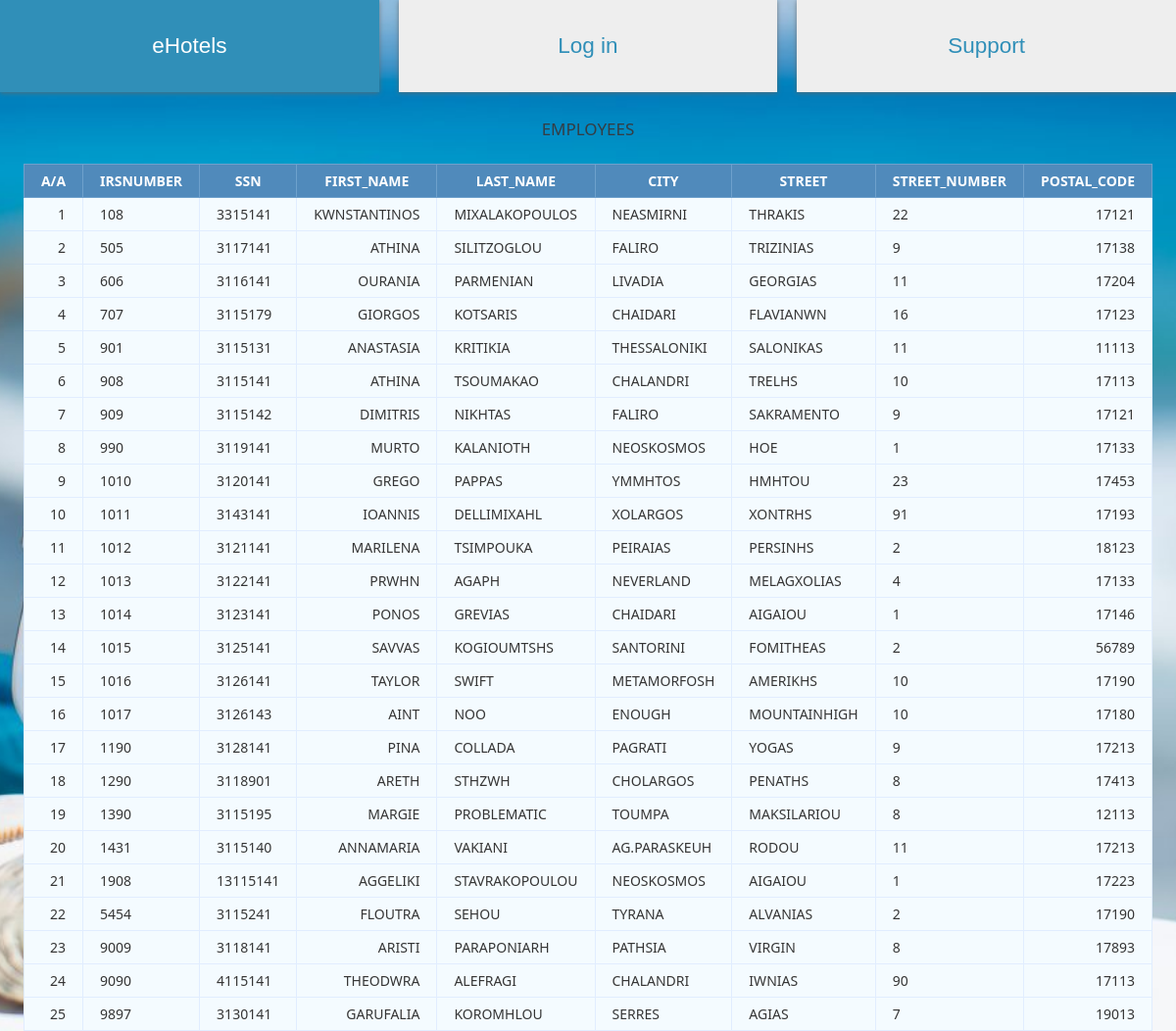
The app's page /Html,php/view_employee.php with its own data.
### tables this page shows
CREATE TABLE `employee` (
  `IRSnumber` int(11) NOT NULL,
  `SSN` int(11) NOT NULL,
  `First_name` varchar(45) NOT NULL,
  `Last_name` varchar(45) NOT NULL,
  `Street` varchar(45) NOT NULL,
  `Number` int(11) NOT NULL,
  `City` varchar(45) NOT NULL,
  `Postal_code` int(11) NOT NULL
);

### Html,php/view_employee.php (the view, shortened to what this page needs)
<html lang="gre">
  <head>
    <?php include "cssCode.php" ?>
</head>
  <body>
    <div class="wrapper">
      <?php include "top_buttons.php"  ?>
<html>
<body>
<?php
$conn = mysqli_connect("127.0.0.1","root","","test");
$sql = "SELECT *
			FROM employee";
$query = mysqli_query($conn, $sql);
?>
<html>
<head>
</head>
<body>
	<b><h1>Employees</h1><br></b>
	<table class="data-table">
		<thead>
			<tr>
				<th>A/A</th>
				<th>IRSnumber</th>
				<th>SSN</th>
				<th>First_Name</th>
				<th>Last_Name</th>
				<th>City</th>
				<th>Street</th>
				<th>Street_Number</th>
				<th>Postal_Code</th>
			</tr>
		</thead>
		<tbody>
		<?php
		$no 	= 1;
 		while ($row = mysqli_fetch_array($query))
		{
 			echo '<tr>
					<td>'.$no.'</td>
					<td>'.$row['IRSnumber'].'</td>
					<td>'.$row['SSN'].'</td>
					<td>'.$row['First_name'] .'</td>
					<td>'.$row['Last_name'] .'</td>
					<td>'.$row['City'] . '</td>
					<td>'.$row['Street'] . '</td>
					<td>'.$row['Number'] . '</td>
					<td>'.$row['Postal_code'] . '</td>
 				</tr>';
 			$no++;
		}?>
		</tbody>
	</table>
</body>
</html>

### Html,php/w3.css (style rules this page uses)
:root { --primary:rgb(83, 168, 230); --dark:rgb(48, 143, 184); --light:#fff; --shadow:0 1px 5px rgba(104,104,104, 0.8); --advancedSearch:#eee; }
html { box-sizing:border-box }
*,*:before,*:after { box-sizing:inherit }
html { -ms-text-size-adjust:100%;-webkit-text-size-adjust:100% }
body { margin:0 }
html,body { font-family:Verdana,sans-serif;font-size:15px;line-height:1.5 }
html { overflow-x:hidden }
h1 { font-size:36px }
h1,h2,h3,h4,h5,h6 { font-family:"Segoe UI",Arial,sans-serif;font-weight:400;margin:10px 0 }

### Html,php/eHotels.css (style rules this page uses)
:root { --primary:rgb(83, 168, 230); --dark:rgb(48, 143, 184); --light:#fff; --shadow:0 1px 5px rgba(104,104,104, 0.8); --advancedSearch:rgb(0, 0, 0); }
* { margin:0; padding:0; }
body { background-color:rgb(251, 253, 255); background: url("./image/eHotels.jpg"); background-size: cover; background-position: bottom; }

### Html,php/checkbox.css (style rules this page uses)
:root { --primary:rgb(83, 168, 230); --dark:rgb(48, 143, 184); --light:#fff; --shadow:0 1px 5px rgba(104,104,104, 0.8); }

### Html,php/view_employee.php (style rules this page uses)
body { font-size: 15px; color: #343d44; font-family: "segoe-ui", "open-sans", tahoma, arial; padding: 0; margin: 0; }
table { margin: auto; font-family: "Lucida Sans Unicode", "Lucida Grande", "Segoe Ui"; font-size: 12px; }
h1 { margin: 25px auto 0; text-align: center; text-transform: uppercase; font-size: 17px; }
table td { transition: all .5s; }
.data-table { border-collapse: collapse; font-size: 14px; min-width: 537px; }
.data-table th, .data-table td { border: 1px solid #e1edff; padding: 7px 17px; }
.data-table thead th { background-color: #508abb; color: #FFFFFF; border-color: #6ea1cc !important; text-transform: uppercase; }
.data-table tbody td { color: #353535; }
.data-table tbody td:first-child, .data-table tbody td:nth-child(4), .data-table tbody td:last-child { text-align: right; }
.data-table tbody tr:nth-child(odd) td { background-color: #f4fbff; }
.data-table tbody tr:nth-child(even) td { background-color: #f4fbff; }

### records on screen
employee: IRSnumber "108", SSN "3315141", First_name "KWNSTANTINOS", Last_name "MIXALAKOPOULOS", City "NEASMIRNI", Street "THRAKIS", Number "22", Postal_code "17121"
employee: IRSnumber "505", SSN "3117141", First_name "ATHINA", Last_name "SILITZOGLOU", City "FALIRO", Street "TRIZINIAS", Number "9", Postal_code "17138"
employee: IRSnumber "606", SSN "3116141", First_name "OURANIA", Last_name "PARMENIAN", City "LIVADIA", Street "GEORGIAS", Number "11", Postal_code "17204"
employee: IRSnumber "707", SSN "3115179", First_name "GIORGOS", Last_name "KOTSARIS", City "CHAIDARI", Street "FLAVIANWN", Number "16", Postal_code "17123"
employee: IRSnumber "901", SSN "3115131", First_name "ANASTASIA", Last_name "KRITIKIA", City "THESSALONIKI", Street "SALONIKAS", Number "11", Postal_code "11113"
employee: IRSnumber "908", SSN "3115141", First_name "ATHINA", Last_name "TSOUMAKAO", City "CHALANDRI", Street "TRELHS", Number "10", Postal_code "17113"
employee: IRSnumber "909", SSN "3115142", First_name "DIMITRIS", Last_name "NIKHTAS", City "FALIRO", Street "SAKRAMENTO", Number "9", Postal_code "17121"
employee: IRSnumber "990", SSN "3119141", First_name "MURTO", Last_name "KALANIOTH", City "NEOSKOSMOS", Street "HOE", Number "1", Postal_code "17133"
employee: IRSnumber "1010", SSN "3120141", First_name "GREGO", Last_name "PAPPAS", City "YMMHTOS", Street "HMHTOU", Number "23", Postal_code "17453"
employee: IRSnumber "1011", SSN "3143141", First_name "IOANNIS", Last_name "DELLIMIXAHL", City "XOLARGOS", Street "XONTRHS", Number "91", Postal_code "17193"
employee: IRSnumber "1012", SSN "3121141", First_name "MARILENA", Last_name "TSIMPOUKA", City "PEIRAIAS", Street "PERSINHS", Number "2", Postal_code "18123"
employee: IRSnumber "1013", SSN "3122141", First_name "PRWHN", Last_name "AGAPH", City "NEVERLAND", Street "MELAGXOLIAS", Number "4", Postal_code "17133"
employee: IRSnumber "1014", SSN "3123141", First_name "PONOS", Last_name "GREVIAS", City "CHAIDARI", Street "AIGAIOU", Number "1", Postal_code "17146"
employee: IRSnumber "1015", SSN "3125141", First_name "SAVVAS", Last_name "KOGIOUMTSHS", City "SANTORINI", Street "FOMITHEAS", Number "2", Postal_code "56789"
employee: IRSnumber "1016", SSN "3126141", First_name "TAYLOR", Last_name "SWIFT", City "METAMORFOSH", Street "AMERIKHS", Number "10", Postal_code "17190"
employee: IRSnumber "1017", SSN "3126143", First_name "AINT", Last_name "NOO", City "ENOUGH", Street "MOUNTAINHIGH", Number "10", Postal_code "17180"
employee: IRSnumber "1190", SSN "3128141", First_name "PINA", Last_name "COLLADA", City "PAGRATI", Street "YOGAS", Number "9", Postal_code "17213"
employee: IRSnumber "1290", SSN "3118901", First_name "ARETH", Last_name "STHZWH", City "CHOLARGOS", Street "PENATHS", Number "8", Postal_code "17413"
employee: IRSnumber "1390", SSN "3115195", First_name "MARGIE", Last_name "PROBLEMATIC", City "TOUMPA", Street "MAKSILARIOU", Number "8", Postal_code "12113"
employee: IRSnumber "1431", SSN "3115140", First_name "ANNAMARIA", Last_name "VAKIANI", City "AG.PARASKEUH", Street "RODOU", Number "11", Postal_code "17213"
employee: IRSnumber "1908", SSN "13115141", First_name "AGGELIKI", Last_name "STAVRAKOPOULOU", City "NEOSKOSMOS", Street "AIGAIOU", Number "1", Postal_code "17223"
employee: IRSnumber "5454", SSN "3115241", First_name "FLOUTRA", Last_name "SEHOU", City "TYRANA", Street "ALVANIAS", Number "2", Postal_code "17190"
employee: IRSnumber "9009", SSN "3118141", First_name "ARISTI", Last_name "PARAPONIARH", City "PATHSIA", Street "VIRGIN", Number "8", Postal_code "17893"
employee: IRSnumber "9090", SSN "4115141", First_name "THEODWRA", Last_name "ALEFRAGI", City "CHALANDRI", Street "IWNIAS", Number "90", Postal_code "17113"
employee: IRSnumber "9897", SSN "3130141", First_name "GARUFALIA", Last_name "KOROMHLOU", City "SERRES", Street "AGIAS", Number "7", Postal_code "19013"

### other values on screen
$loggedInAs "Log in"
